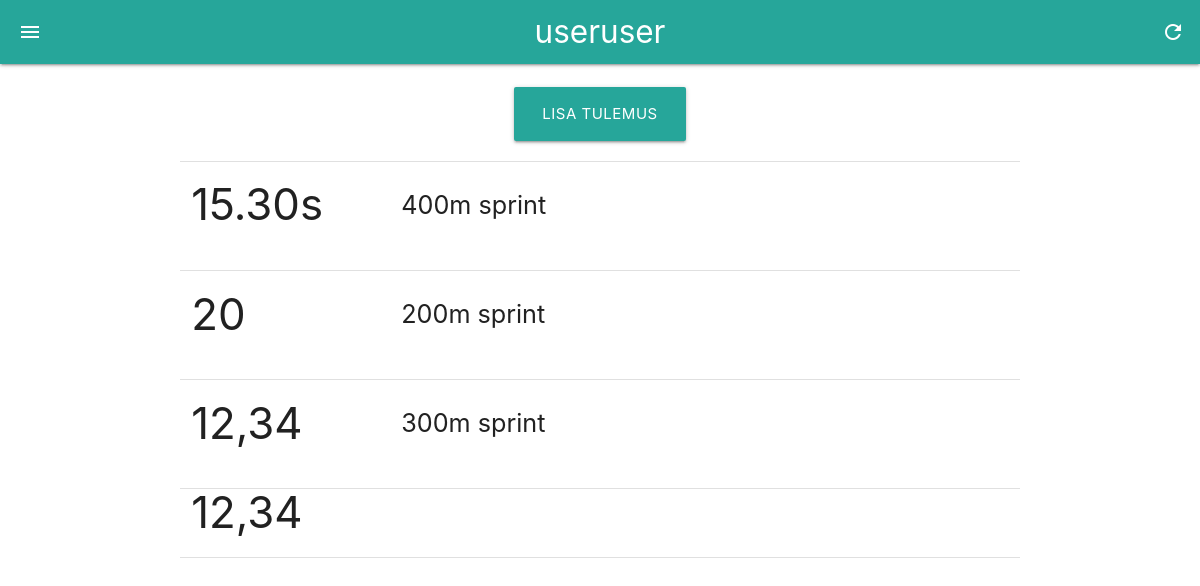
The page /home (signed in) on the database as committed earlier.
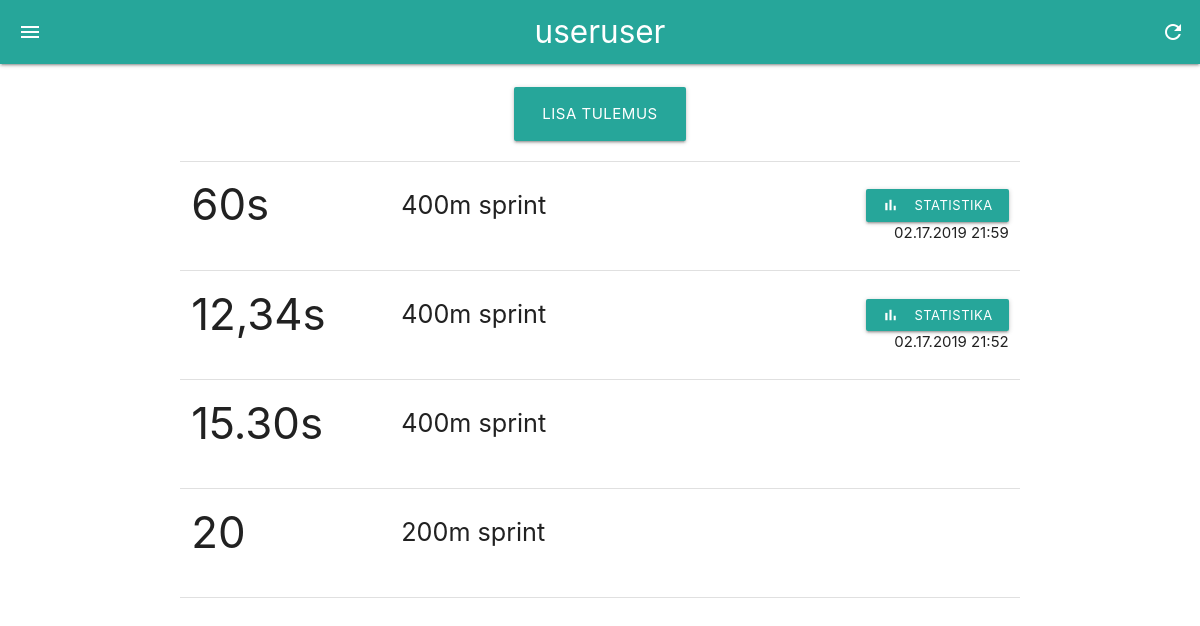
The same page on the database as committed later.
### main.py (models this page shows, shortened)
class Log(db.Model):
    id = db.Column(db.Integer, primary_key=True)
    user_id = db.Column(db.Integer, db.ForeignKey('user.id'), nullable=False)
    result = db.Column(db.String(20), nullable=False)
    sport_id = db.Column(db.Integer, db.ForeignKey('sport.id'), nullable=False)
    time_posted = db.Column(db.DateTime())
    task_id = db.Column(db.Integer, db.ForeignKey('task.id'))
    comments = db.Column(db.String(255))

class Sport(db.Model):
    id = db.Column(db.Integer, primary_key=True)
    sport = db.Column(db.String(40), nullable=False)
    type = db.Column(db.String(40), nullable=False)
    logs = db.relationship('Log', backref=db.backref('sport', lazy=True))
    trainings = db.relationship('Training', backref=db.backref('sport', lazy=True))
    tasks = db.relationship('Task', backref=db.backref('sport', lazy=True))

### main.py (the view)
@app.route("/home")
@login_required
def home():
    if not current_user.klass or not current_user.isikukood:
        return redirect(url_for('seaded'))
    log_list = Log.query.filter_by(user_id=current_user.id).order_by(desc(Log.time_posted))
    if current_user.first_name and current_user.last_name:
        name = (current_user.first_name + ' ' + current_user.last_name)
    else:
        name = current_user.email
    return render_template('home.html',
                           name = name,
                           log_list = log_list)

### templates/home.html
{% extends "main.html" %}
{% from "_traininghelpers.html" import log_field %}
{% block body %}
  <br>
  <div class="newentry row center-align">
    <a href="{{ url_for('uus_tulemus') }}"><button type="button" class="btn btn-large" name="newentry">LISA TULEMUS</button></a>
  </div>
  <div class="content">
    <ul>
    <div class="divider"></div>
    {% for log in log_list %}
        {{ log_field(log) }}
    {% endfor %}
    </ul>
  </div>
{% endblock %}

### templates/_traininghelpers.html (shortened to what this page needs)
{% macro log_field(log) %}
<li>
  <div>
    <div class="row valign-wrapper">
      <div class="col s4 m3">
        <h3 class="nomargin">
          {{ log.result }}
        </h3>
      </div>
      <div class="col s3 m4 push-s1">
        <p class="flow-text">
          {{ log.sport.type }}
        </p>
      </div>
      {% if log.task %}
        <div class="col s5 right-align">
          <br>
          <a href="/stats/{{ log.id }}" class="btn-small">
            <i class="material-icons left hide-on-small-only">bar_chart</i>
            <span class="hide-on-small-only">STATISTIKA</span>
          </a>
          <p class="nomargin">
            {{ log.time_posted.strftime('%m.%d.%Y %H:%M') }}
          </p>
        </div>
      {% else %}
        <div class="col s5 right-align">
        </div>
      {% endif %}
    </div>
  </div>
  <div class="divider"></div>
</li>
{% endmacro %}

Rows that differ between the two databases and show on the page:
removed Log: result "12,34", sport.type "300m sprint"
removed Log: result "12,34"
added Log: result "60s", sport.type "400m sprint", time_posted "02.17.2019 21:59"
added Log: result "12,34s", sport.type "400m sprint", time_posted "02.17.2019 21:52"
